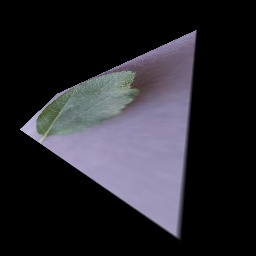
#> input picture dataset/images/augmented_directory/image (1)_Projective.JPG, 256 x 256 px
$ python Augmentation.py 'dataset/images/augmented_directory/image (1)_Projective.JPG'
#> lines starting #> are read from the running program, lines starting #| are printed output that depends on the picture
import os
import sys
import random
import cv2 as cv
import numpy as np


def get_crop(img, height, width):
    x_from = random.randint(0, width - width // 3 - 1)
    y_from = random.randint(0, height - height // 3 - 1)
    img_crop = img[x_from: x_from + width // 3, y_from: y_from + height // 3]
    return img_crop


def get_rot(img, height, width):
    rotMat = cv.getRotationMatrix2D(
        (width // 2, height // 2), random.randint(-180, 180), 1.0
    )
    img_rotate = cv.warpAffine(img, rotMat, (width, height))
    return img_rotate


def get_shear(img, height, width):
    # get one random point for every quarter so it doesnt reverse
    src_pts = np.float32([[0, 0], [width, 0], [width // 2, height // 2]])
    dst_pts = np.float32(
        [
            [
                np.random.randint(low=0, high=width // 2),
                np.random.randint(low=0, high=height // 2),
            ],
            [
                np.random.randint(low=width // 2, high=width),
                np.random.randint(low=0, high=height // 2),
            ],
            [
                np.random.randint(low=0, high=width),
                np.random.randint(low=height // 2, high=height),
            ],
        ]
    )
    rotMat = cv.getAffineTransform(src_pts, dst_pts)
    img_shear = cv.warpAffine(img, rotMat, (width, height))
    return img_shear


def get_project(img, height, width):
    # get one random point for every quarter so it doesnt reverse
    src_pts = np.float32([[0, 0], [width, 0], [0, height], [width, height]])
    dst_pts = np.float32(
        [
            [
                np.random.randint(low=0, high=width // 2),
                np.random.randint(low=0, high=height // 2),
            ],
            [
                np.random.randint(low=width // 2, high=width),
                np.random.randint(low=0, high=height // 2),
            ],
            [
                np.random.randint(low=0, high=width // 2),
                np.random.randint(low=height // 2, high=height),
            ],
            [
                np.random.randint(low=width // 2, high=width),
                np.random.randint(low=height // 2, high=height),
            ],
        ]
    )
    rotMat = cv.getPerspectiveTransform(src_pts, dst_pts)
    img_projective = cv.warpPerspective(img, rotMat, (width, height))
    return img_projective


def get_enhanced(img):
    lab = cv.cvtColor(img, cv.COLOR_BGR2LAB)
    l_channel, a, b = cv.split(lab)

    # applying CLAHE to L-channel (light channel)
    clahe = cv.createCLAHE(clipLimit=2.0, tileGridSize=(8, 8))
    cl = clahe.apply(l_channel)

    limerge = cv.merge((cl, a, b))
    enhanced_img = cv.cvtColor(limerge, cv.COLOR_LAB2BGR)
    return enhanced_img


def main(image_path):
    point_idx = image_path.rfind(".")
    slash_idx = image_path.rfind("/")
    suff = image_path[point_idx:]
    img_name = image_path[slash_idx + 1: point_idx]
    fromdir_path = image_path[:slash_idx]
    savedir_path = "./dataset/images/augmented_temp"
    os.makedirs(savedir_path, exist_ok=True)

    img = cv.imread(image_path)
#> img is the input picture: shape (256, 256, 3); mean B, G, R 44.3, 38.1, 39.2
    (height, width) = img.shape[:2]
#> height = 256; width = 256

    # flip image
    img_flip = cv.flip(img, random.randint(0, 1))
    cv.imwrite(f"{savedir_path}/{img_name}_Flip{suff}", img_flip)
    cv.imwrite(f"{fromdir_path}/{img_name}_Flip{suff}", img_flip)

    # crop image
    img_crop = get_crop(img, height, width)
#> in get_crop, `img_crop = img[x_from: x_from + width // 3, y_from: y_from + height //..`:
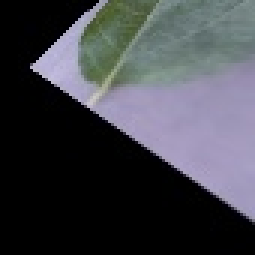
#> img_crop: shape (85, 85, 3) (shown 3 times larger); mean B, G, R 72.4, 66.2, 64.6
    cv.imwrite(f"{savedir_path}/{img_name}_Crop{suff}", img_crop)
    cv.imwrite(f"{fromdir_path}/{img_name}_Crop{suff}", img_crop)

    # rotate image
    img_rotate = get_rot(img, height, width)
#> in get_rot, `img_rotate = cv.warpAffine(img, rotMat, (width, height))`:
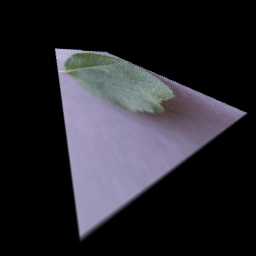
#> img_rotate: shape (256, 256, 3); mean B, G, R 44.3, 38.1, 39.2
    cv.imwrite(f"{savedir_path}/{img_name}_Rotate{suff}", img_rotate)
    cv.imwrite(f"{fromdir_path}/{img_name}_Rotate{suff}", img_rotate)

    # shear image
    img_shear = get_shear(img, height, width)
#> in get_shear, `img_shear = cv.warpAffine(img, rotMat, (width, height))`:
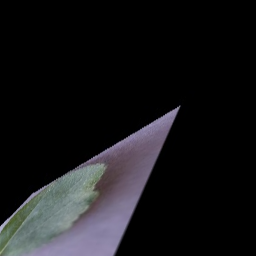
#> img_shear: shape (256, 256, 3); mean B, G, R 24, 21.9, 22
    cv.imwrite(f"{savedir_path}/{img_name}_Shear{suff}", img_shear)
    cv.imwrite(f"{fromdir_path}/{img_name}_Shear{suff}", img_shear)

    # projective image
    img_projective = get_project(img, height, width)
#> in get_project, `img_projective = cv.warpPerspective(img, rotMat, (width, height))`:
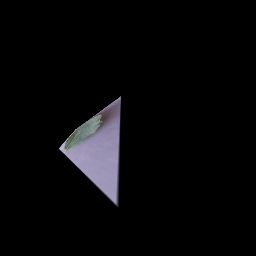
#> img_projective: shape (256, 256, 3); mean B, G, R 8.7, 7.3, 7.6
    cv.imwrite(f"{savedir_path}/{img_name}_Projective{suff}", img_projective)
    cv.imwrite(f"{fromdir_path}/{img_name}_Projective{suff}", img_projective)

    # enhanced image
    enhanced_img = get_enhanced(img)
#> in get_enhanced, `lab = cv.cvtColor(img, cv.COLOR_BGR2LAB)`: lab: shape (256, 256, 3); mean of channels 0, 1, 2 41.3, 129.7, 124.9
#> in get_enhanced, `l_channel, a, b = cv.split(lab)`:
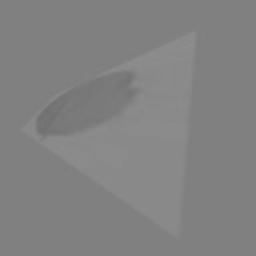
#> a: shape (256, 256); min 111, max 142, mean 129.7
#> in get_enhanced, `l_channel, a, b = cv.split(lab)`:
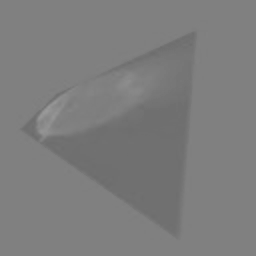
#> b: shape (256, 256); min 108, max 154, mean 124.9
#> in get_enhanced, `limerge = cv.merge((cl, a, b))`: limerge: shape (256, 256, 3); mean of channels 0, 1, 2 46.8, 129.7, 124.9
#> in get_enhanced, `enhanced_img = cv.cvtColor(limerge, cv.COLOR_LAB2BGR)`:
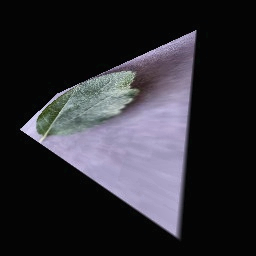
#> enhanced_img: shape (256, 256, 3); mean B, G, R 50.8, 44.6, 45.6
    cv.imwrite(f"{savedir_path}/{img_name}_enhanced{suff}", enhanced_img)
    cv.imwrite(f"{fromdir_path}/{img_name}_enhanced{suff}", enhanced_img)


def parse_args():
    if len(sys.argv) < 2:
        raise ValueError("Enter a image as argument")
    if not os.path.exists(sys.argv[1]):
        raise ValueError("The entered argument does not exist")
    if (
        not sys.argv[1]
        .lower()
        .endswith((".png", ".jpg", ".jpeg", ".tiff", ".bmp", ".gif"))
    ):
        raise ValueError("The entered is not a valid image format")


if __name__ == "__main__":
    try:
        parse_args()
        main(sys.argv[1])
    except Exception as e:
        sys.stderr.write(f"Error: {e}\n")
        sys.exit(1)
